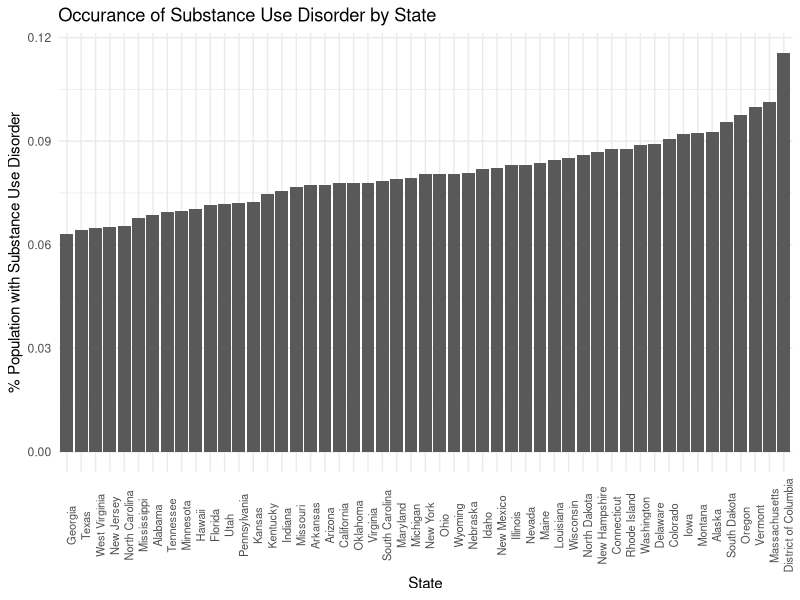
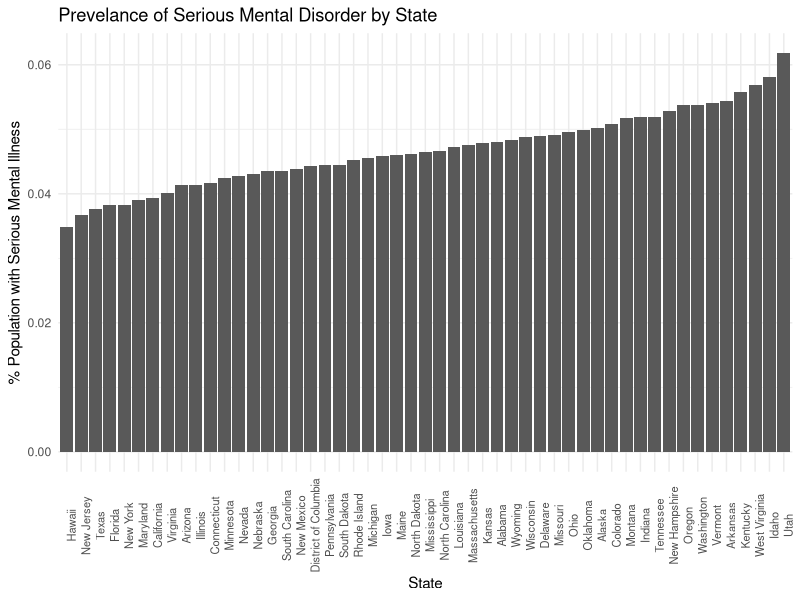
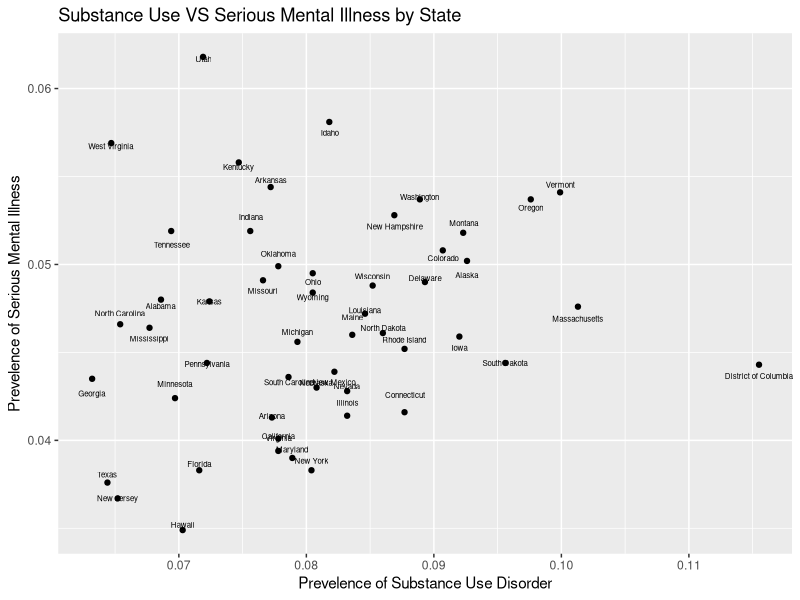

Source code (R) for these figures, in order:
## ---- chunk 1
knitr::opts_chunk$set(echo = TRUE)
## ---- chunk 2
library(readxl)
library(dplyr)
library(ggplot2)
## ---- chunk 3
sub_use <- read_excel("../data/sub_use_perc.xlsx")
srs_mental_ill <- read_excel("../data/srs_mental_ill_perc.xlsx")
## ---- chunk 4
sub_use <- sub_use[-c(1,2,3,4,5), ]
names(sub_use)[3]<-"twelve_or_older"
names(sub_use)[6]<-"twelve_to_seventeen"
names(sub_use)[9]<-"eighteen_to_twentyfive"
names(sub_use)[12]<-"twentysix_or_older"
names(sub_use)[15]<-"eighteen_or_older"
sub_use <- select(sub_use, State, twelve_or_older, twelve_to_seventeen, eighteen_to_twentyfive, twentysix_or_older, eighteen_or_older)
print(sub_use)
## ---- chunk 5
srs_mental_ill <- srs_mental_ill[-c(1,2,3,4,5), ]
names(srs_mental_ill)[3]<-"eighteen_or_older"
names(srs_mental_ill)[6]<-"eighteen_to_twentyfive"
names(srs_mental_ill)[9]<-"twentysix_or_older"
srs_mental_ill <- select(srs_mental_ill, State, eighteen_or_older, eighteen_to_twentyfive, twentysix_or_older)
print(srs_mental_ill)
## ---- chunk 6
ggplot(data=sub_use) +
  geom_col(aes(x=reorder(State, eighteen_or_older), y=eighteen_or_older)) +
  theme_minimal() +
  theme(axis.text.x = element_text(angle=90, size = 8)) +
  labs(title="Occurance of Substance Use Disorder by State", x="State", y="% Population with Substance Use Disorder")

## ---- chunk 7
ggplot(data=srs_mental_ill) +
  geom_col(aes(x=reorder(State, eighteen_or_older), y=eighteen_or_older)) +
  theme_minimal() +
  theme(axis.text.x = element_text(angle=90, size = 8)) +
  labs(title="Prevelance of Serious Mental Disorder by State", x= "State", y="% Population with Serious Mental Illness")

## ---- chunk 8
combined <- inner_join(sub_use, srs_mental_ill, by = "State")

ggplot(data=combined) +
  geom_point(aes(x=eighteen_or_older.x, y=eighteen_or_older.y)) +
  geom_text(aes(x=eighteen_or_older.x, y=eighteen_or_older.y, label=State), size = 2, position=position_jitter(height=.001)) +
  labs(title= "Substance Use VS Serious Mental Illness by State", x="Prevelence of Substance Use Disorder", y="Prevelence of Serious Mental Illness")


## ---- chunk 9
cor.test(combined$eighteen_or_older.x, combined$eighteen_or_older.y)

